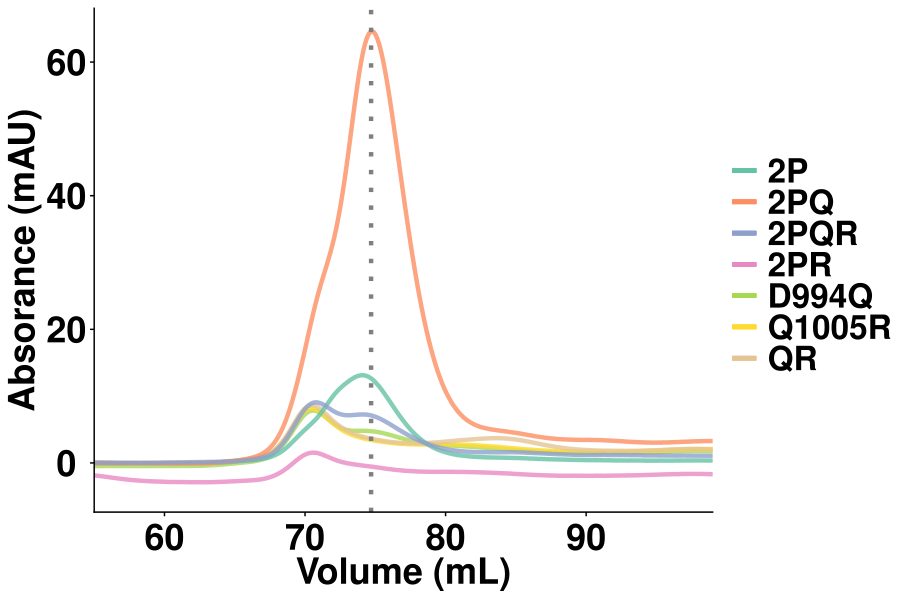

Recreate this plot in R.
library(ggplot2)
library(scales)
library(RColorBrewer)
library(readr)
library(tidyr)
library(reshape)
library(stringr)
library(dplyr)
library(gridExtra)
library(qualpalr)
library(tidyquant)
require(cowplot)

df <- read.csv(file = 'chroma.csv', header = TRUE)

chroma <- ggplot() +
  geom_line(data = df, aes(x = Vol_D994Q, y = mAU_D994Q, color = "D994Q"), size = 1.5, alpha = 0.8) +
  geom_line(data = df, aes(x = Vol_Q1005R, y = mAU_Q1005R, color = "Q1005R"), size = 1.5, alpha = 0.8) +
  geom_line(data = df, aes(x = Vol_QR, y = mAU_QR, color = "QR"), size = 1.5, alpha = 0.8) +
  geom_line(data = df, aes(x = Vol_2P, y = mAU_2P, color = "2P"), size = 1.5, alpha = 0.8) +
  geom_line(data = df, aes(x = Vol_2PQ, y = mAU_2PQ, color = "2PQ"), size = 1.5, alpha = 0.8) +
  geom_line(data = df, aes(x = Vol_2PR, y = mAU_2PR, color = "2PR"), size = 1.5, alpha = 0.8) +
  geom_line(data = df, aes(x = Vol_2PQR, y = mAU_2PQR, color = "2PQR"), size = 1.5, alpha = 0.8) +
  scale_color_brewer(palette="Set2") +
  theme_cowplot(12) +
  xlab("Volume (mL)") +
  ylab("Absorance (mAU)") +
  coord_cartesian(xlim = c(57, 97)) + 
  expand_limits(x = c(55, 100)) + 
  geom_vline(xintercept = 74.7, linetype="dotted", color = "grey50", size=1.5) +
  theme(plot.title=element_text(size=26,hjust=0.5,vjust=0.5,face="bold",colour = 'black'),
        axis.text=element_text(size=26,face="bold",colour = 'black'),
        axis.text.x=element_text(angle=0,hjust=0.5,vjust=0.5,colour = 'black'),
        axis.text.y=element_text(hjust=0.5,vjust=0.5,colour = 'black'),
        axis.title.x=element_text(size=26,face="bold"),
        axis.title.y=element_text(size=26,face="bold"),
        legend.text=element_text(size=24,face="bold"),
        legend.title=element_blank(),
        legend.key.width = unit(1.5, "line"))

ggsave("chroma.pdf", plot = chroma, width = 9, height = 6)
